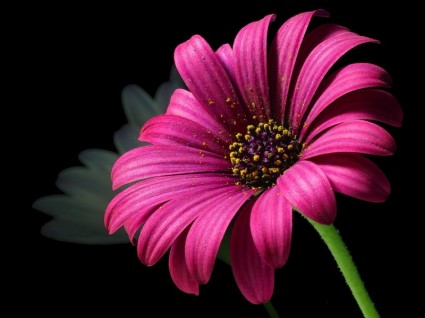
#> input picture part2/homework4/data/pic1.jpg, 425 x 318 px
$ python problem3.py
#> lines starting #> are read from the running program, lines starting #| are printed output that depends on the picture; after the words box and inside, x2 and y2 are one past the last pixel; in counts of white or black regions, pixels touching at a corner belong together
import cv2 as cv

img = cv.imread('data/pic1.jpg', cv.CV_8UC1)
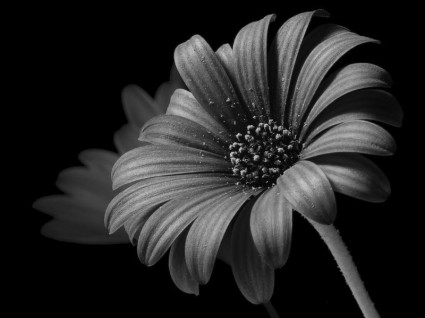
#> img: shape (318, 425); min 0, max 201, mean 37.2
cv.imshow('pic1', img)


threshold, thresh = cv.threshold(img, 150, 255, cv.THRESH_BINARY)
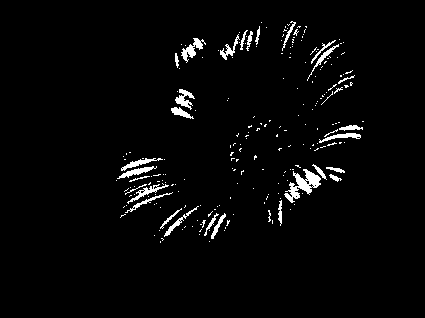
#> thresh: shape (318, 425); 2.8% white; 224 white regions (192 under 20 px), largest, box (x1, y1, x2, y2) and area: (284, 169, 321, 203) 509, (181, 38, 206, 63) 223, (175, 89, 195, 110) 186
cv.imshow('simple threshold', thresh)

adaptive_thresh = cv.adaptiveThreshold(img, 255, cv.ADAPTIVE_THRESH_MEAN_C, cv.THRESH_BINARY, 11, 0)
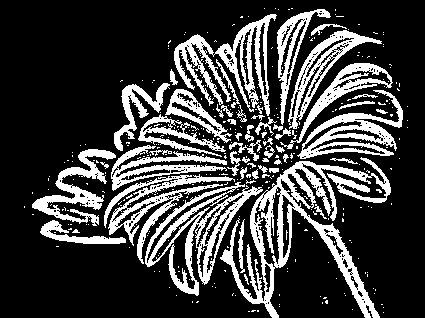
#> adaptive_thresh: shape (318, 425); 24.2% white; 357 white regions (305 under 20 px), largest, box (x1, y1, x2, y2) and area: (220, 157, 391, 318) 6577, (145, 182, 263, 296) 3399, (174, 14, 277, 116) 3260
cv.imshow('adaptive threshold', adaptive_thresh)

adaptive_thresh_gaussian = cv.adaptiveThreshold(img, 255, cv.ADAPTIVE_THRESH_GAUSSIAN_C, cv.THRESH_BINARY, 11, 9)
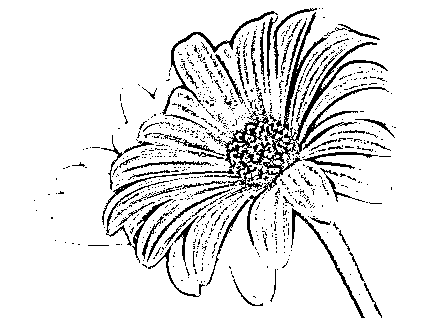
#> adaptive_thresh_gaussian: shape (318, 425); 89.3% white; black in thin lines or dots, all inside (x1, y1, x2, y2) = (34, 8, 396, 318)
cv.imshow('adaptive threshold gaussian', adaptive_thresh_gaussian)

cv.waitKey(0)
